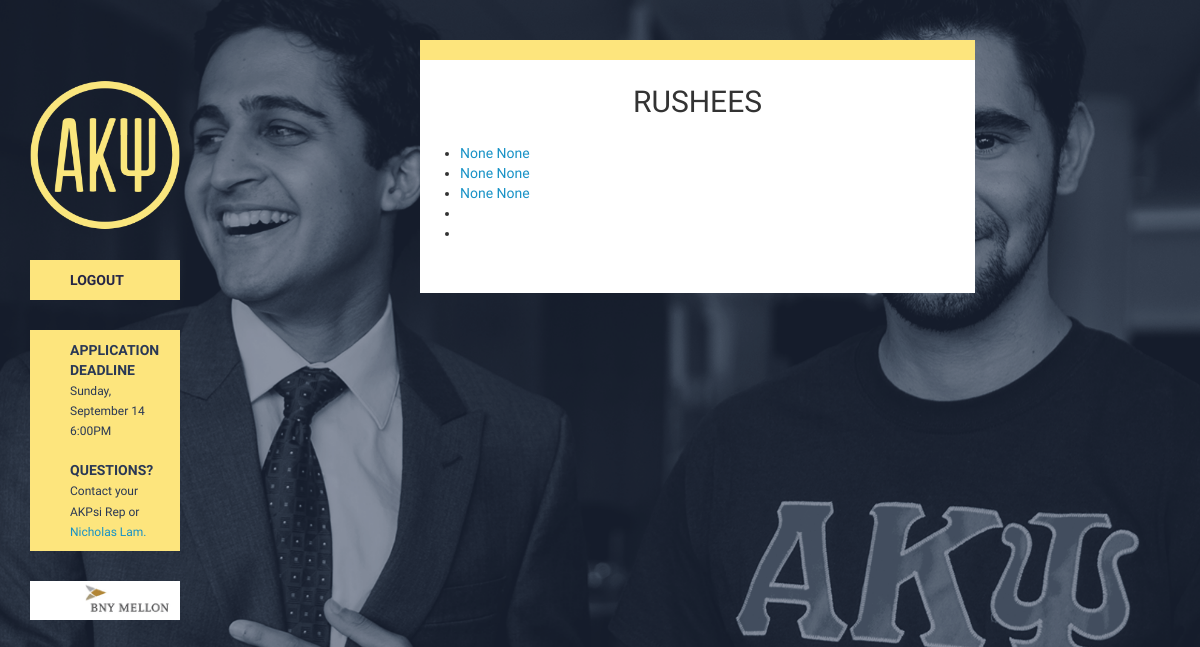
Page /gallery/ (signed in) on the earlier database version.
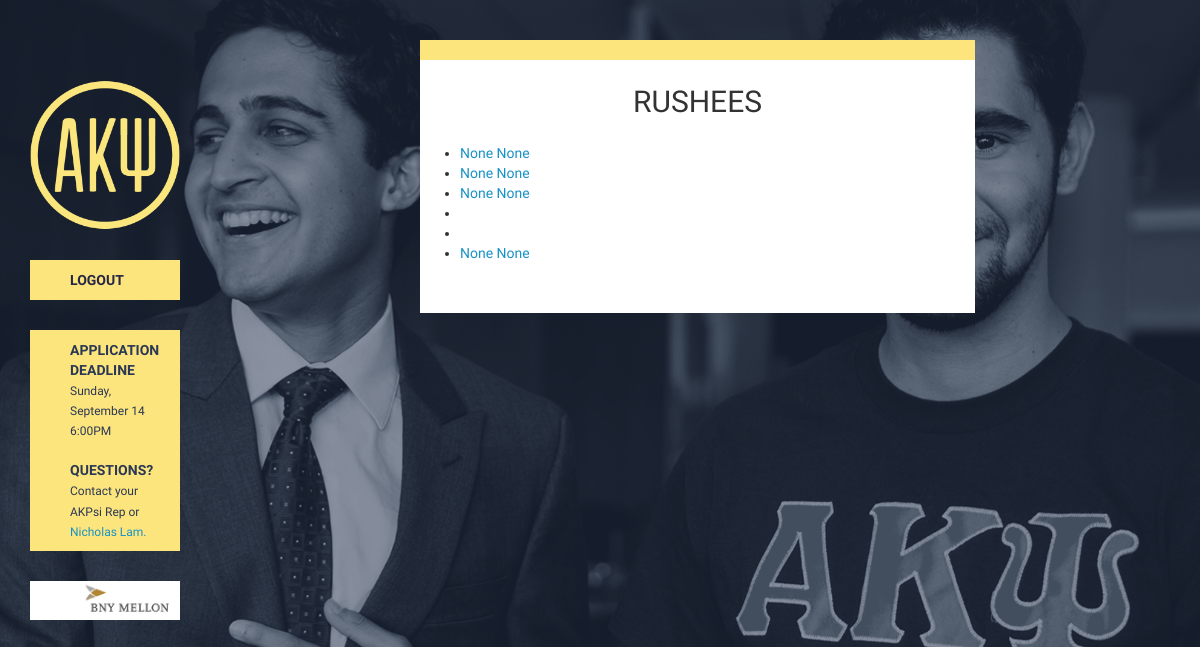
Same page on the later database version.
### portal/models.py (models this page shows, shortened)
class Rushee(models.Model):
	user = models.OneToOneField(User)
	first_name = models.CharField(max_length=40, blank=True, null=True)
	last_name = models.CharField(max_length=40, blank=True, null=True)
	phone_num = models.CharField(max_length=10, blank=True, null=True)
	dorm = models.CharField(max_length=40, blank=True, null=True)
	grad_class = models.CharField(max_length=4, blank=True, null=True)
	major = models.CharField(max_length=100, blank=True, null=True)
	gpa = models.CharField(max_length=100, blank=True, null=True)
	picture = models.ImageField(upload_to="rushpics", blank=True, null=True)
	resume = ContentTypeRestrictedFileField(upload_to="rushresumes",
		  								    content_types=['application/pdf', 'application/msword', 'application/vnd.openxmlformats-officedocument.wordprocessingml.document'],
											max_upload_size=26214400,
											blank=True,
											null=True)
	q1 = models.TextField(blank=True, null=True)
	q2 = models.TextField(blank=True, null=True)
	q3 = models.TextField(blank=True, null=True)
	q4 = models.TextField(blank=True, null=True)

### portal/views.py (the view)
# urls.py: url(r'gallery/', gallery_view),
@user_passes_test(lambda u: u.is_superuser)
def gallery_view(request):
	data = {'DUE_DATE' : DUE_DATE_STR, 'questions' : form_questions}
	data['rushees'] = Rushee.objects.all()
	return render(request, 'gallery.html', data)

### templates/gallery.html (shortened to what this page needs)
{% extends "base.html" %}
{% block content %}
{% include "sidebar.html" %}
<div class="col-md-6 col-md-offset-1">
	<div class="app-form">
		<div class="app-body">
			<h2 class="text-center">Rushees</h2>
			<ul>
				{% for rushee in rushees %}
				<li><a href="/rushee/{{ rushee.id }}">{{ rushee.first_name }} {{ rushee.last_name }}</a></li>
				{% endfor %}
			</ul>
		</div>
	</div>
</div>
{% endblock %}

### templates/base.html (shortened to what this page needs)
<!DOCTYPE html>
<html>
<head>
	<link href="/static/css/bootstrap.css" rel="stylesheet" />
	<link href="/static/css/custom.css" rel="stylesheet" />
</head>
<body>
	<div class="container-fluid">
		{% block content %}
		{% endblock %}
	</div>
</body>
</html>

### templates/sidebar.html
<div class="col-md-3">
		<div class="sidebar">
			<a href="/"><img src="/static/images/logo.png" width="150"></a>
			{% if user.is_authenticated %}
				<a href="/logout"><div class="login-btn">Logout</div></a>
			{% endif %}
			<div class="sidebar-info">
				<span class="sidebar-info-title">Application Deadline</span>
				<span class="sidebar-info-text">{{ DUE_DATE | safe }}</span>
				<br><br>
				<span class="sidebar-info-title">Questions?</span>
				<span class="sidebar-info-text">Contact your AKPsi Rep or <a href="mailto:nlam@andrew.cmu.edu" target="_top">Nicholas Lam.</a></span>
			</div>
			<div class="sidebar-sponsor">
				<img src="/static/images/BNY_logo.png" width="150">
			</div>
		</div>
	</div>

### portal/static/css/custom.css (style rules this page uses)
body { height: 100%; margin:0px; background: url("/static/images/background.png") no-repeat center center; background-size: cover; background-attachment: fixed; font-family: 'Source Sans Pro', sans-serif !important; }
.app-form h2 { text-align: center; margin-top: 0px; padding-top: 25px; margin-bottom: 25px; text-transform: uppercase; }
.app-body { margin-bottom: 20px; padding-bottom: 40px; background-color: #fff; margin-top: 40px; border-top-style: solid; border-color: #fde57d; border-width: 20px; }
.sidebar { margin-top: 80px; position: fixed; }
.sidebar-info { margin-top: 30px; padding-left: 40px; padding-top: 10px; padding-bottom: 10px; padding-right: 10px; background-color: #fde57d; width: 150px; color: #2a3855; }
.sidebar-info-title { text-transform: uppercase; font-weight: 700; }
.sidebar-info-text { font-size: 12px; }
.sidebar-info-text a { font-size: 12px; }
.sidebar-sponsor { margin-top: 30px; }
.login-btn { color: #262646; margin-top: 30px; padding-left: 40px; padding-top: 10px; padding-bottom: 10px; text-transform: uppercase; background-color: #fde57d; outline: none; border: 0px; width: 150px; font-weight: 700; }
a { color: #1892c6; text-decoration: none; }

Differences in the rows shown:
added Rushee: first_name "None", last_name "None"
